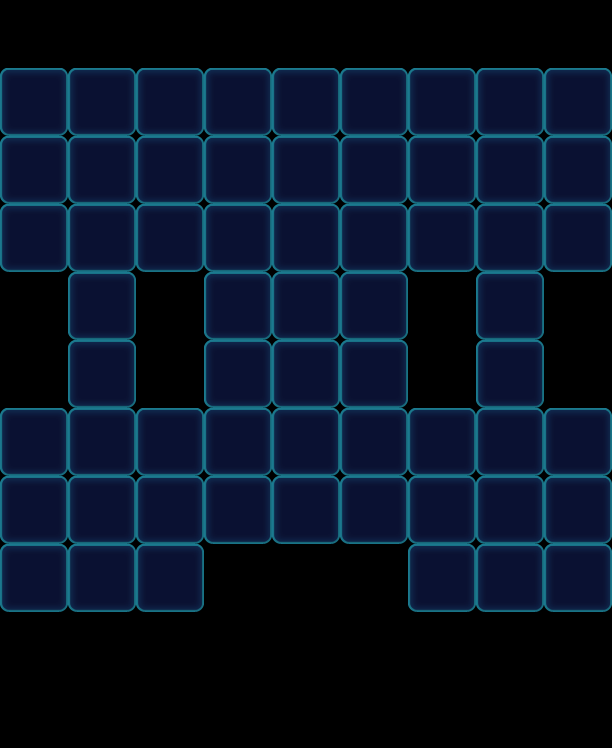

This game map was drawn from its Tiled (.tmx) file and the tilesets committed beside it. A one-line description and the trimmed map source follow:
An orthogonal 9x11 tile map with 68x68 px tiles, 1 tile layer (Valid), 2 tilesets and 84 objects (31x Floor, 19x Lock, 16x Monster, 9x Factory_Normal, 6x Stone, ...).

<map version="1.0" orientation="orthogonal" width="9" height="11" tilewidth="68" tileheight="68">
 <properties>
  <property name="Connect" value="03,06,1|23,26,1|63,66,1|83,86,1" />
 </properties>
 <tileset firstgid="1" name="game_grid1" tilewidth="68" tileheight="68">
  <image source="game_grid1.png" width="68" height="68" />
 </tileset>
 <tileset firstgid="2" name="map" tilewidth="68" tileheight="68">
  <image source="map.png" width="1024" height="1024" />
 </tileset>
 <layer name="Valid" width="9" height="11">
  <data>[99 cells, 61 non-empty, 1 distinct tile ids]</data>
 </layer>
 <objectgroup name="BottomObj" width="9" height="11">
  <object type="Floor" gid="33" x="408" y="612">
   <properties>
    <property name="Layers" value="2" />
   </properties>
  </object>
  <object type="Floor" gid="33" x="68" y="408">
   <properties>
    <property name="Layers" value="2" />
   </properties>
  </object>
  <object type="Floor" gid="33" x="544" y="476">
   <properties>
    <property name="Layers" value="2" />
   </properties>
  </object>
  <object type="Floor" gid="33" x="476" y="272">
   <properties>
    <property name="Layers" value="2" />
   </properties>
  </object>
  <object type="Floor" gid="33" x="68" y="272">
   <properties>
    <property name="Layers" value="2" />
   </properties>
  </object>
  <object type="Floor" gid="33" x="68" y="204">
   <properties>
    <property name="Layers" value="2" />
   </properties>
  </object>
  <object type="Floor" gid="33" x="476" y="408">
   <properties>
    <property name="Layers" value="2" />
   </properties>
  </object>
  <object type="Floor" gid="33" x="476" y="476">
   <properties>
    <property name="Layers" value="2" />
   </properties>
  </object>
  <object type="Floor" gid="33" x="476" y="340">
   <properties>
    <property name="Layers" value="2" />
   </properties>
  </object>
  <object type="Floor" gid="33" x="68" y="340">
   <properties>
    <property name="Layers" value="2" />
   </properties>
  </object>
  <object type="Floor" gid="33" x="68" y="476">
   <properties>
    <property name="Layers" value="2" />
   </properties>
  </object>
  <object type="Floor" gid="33" x="476" y="204">
   <properties>
    <property name="Layers" value="2" />
   </properties>
  </object>
  <object type="Floor" gid="33" x="0" y="476">
   <properties>
    <property name="Layers" value="2" />
   </properties>
  </object>
  <object type="Floor" gid="33" x="544" y="544">
   <properties>
    <property name="Layers" value="2" />
   </properties>
  </object>
  <object type="Floor" gid="33" x="0" y="612">
   <properties>
    <property name="Layers" value="2" />
   </properties>
  </object>
  <object type="Floor" gid="33" x="0" y="544">
   <properties>
    <property name="Layers" value="2" />
   </properties>
  </object>
  <object type="Floor" gid="33" x="68" y="544">
   <properties>
    <property name="Layers" value="2" />
   </properties>
  </object>
  <object type="Floor" gid="33" x="136" y="544">
   <properties>
    <property name="Layers" value="2" />
   </properties>
  </object>
  <object type="Floor" gid="33" x="476" y="544">
   <properties>
    <property name="Layers" value="2" />
   </properties>
  </object>
  <object type="Floor" gid="33" x="408" y="544">
   <properties>
    <property name="Layers" value="2" />
   </properties>
  </object>
  <object type="Floor" gid="33" x="68" y="612">
   <properties>
    <property name="Layers" value="2" />
   </properties>
  </object>
  <object type="Floor" gid="33" x="204" y="544">
   <properties>
    <property name="Layers" value="2" />
   </properties>
  </object>
  <object type="Floor" gid="33" x="272" y="544">
   <properties>
    <property name="Layers" value="2" />
   </properties>
  </object>
  <object type="Floor" gid="33" x="340" y="544">
   <properties>
    <property name="Layers" value="2" />
   </properties>
  </object>
  <object type="Floor" gid="33" x="544" y="612">
   <properties>
    <property name="Layers" value="2" />
   </properties>
  </object>
  <object type="Floor" gid="33" x="476" y="612">
   <properties>
    <property name="Layers" value="2" />
   </properties>
  </object>
  <object type="Floor" gid="33" x="136" y="612">
   <properties>
    <property name="Layers" value="2" />
   </properties>
  </object>
  <object type="Floor" gid="33" x="136" y="476">
   <properties>
    <property name="Layers" value="2" />
   </properties>
  </object>
  <object type="Floor" gid="33" x="408" y="476">
   <properties>
    <property name="Layers" value="2" />
   </properties>
  </object>
  <object type="Floor" gid="33" x="476" y="136">
   <properties>
    <property name="Layers" value="2" />
   </properties>
  </object>
  <object type="Floor" gid="33" x="68" y="136">
   <properties>
    <property name="Layers" value="2" />
   </properties>
  </object>
 </objectgroup>
 <objectgroup name="MiddleObj" width="9" height="11">
  <object name="Monster" type="Monster" gid="3" x="204" y="340">
   <properties>
    <property name="Color" value="Green" />
   </properties>
  </object>
  <object name="Monster" type="Monster" gid="2" x="272" y="340">
   <properties>
    <property name="Color" value="Blue" />
   </properties>
  </object>
  <object name="Monster" type="Monster" gid="17" x="340" y="340">
   <properties>
    <property name="Color" value="Purple" />
   </properties>
  </object>
  <object name="Monster" type="Monster" gid="18" x="204" y="408">
   <properties>
    <property name="Color" value="Pink" />
   </properties>
  </object>
  <object name="Monster" type="Monster" gid="17" x="340" y="408">
   <properties>
    <property name="Color" value="Purple" />
   </properties>
  </object>
  <object name="Monster" type="Monster" gid="17" x="204" y="476">
   <properties>
    <property name="Color" value="Purple" />
   </properties>
  </object>
  <object name="Monster" type="Monster" gid="19" x="340" y="476">
   <properties>
    <property name="Color" value="Yellow" />
   </properties>
  </object>
  <object name="Monster" type="Monster" gid="2" x="272" y="476">
   <properties>
    <property name="Color" value="Blue" />
   </properties>
  </object>
  <object name="Monster" type="Monster" gid="2" x="544" y="136">
   <properties>
    <property name="Color" value="Blue" />
   </properties>
  </object>
  <object name="Monster" type="Monster" gid="18" x="0" y="136">
   <properties>
    <property name="Color" value="Pink" />
   </properties>
  </object>
  <object name="Monster" type="Monster" gid="18" x="544" y="272">
   <properties>
    <property name="Color" value="Pink" />
   </properties>
  </object>
  <object name="Monster" type="Monster" gid="3" x="544" y="204">
   <properties>
    <property name="Color" value="Green" />
   </properties>
  </object>
  <object name="Monster" type="Monster" gid="3" x="0" y="272">
   <properties>
    <property name="Color" value="Green" />
   </properties>
  </object>
  <object name="Monster" type="Monster" gid="2" x="0" y="204">
   <properties>
    <property name="Color" value="Blue" />
   </properties>
  </object>
  <object name="Monster" type="Monster" gid="17" x="476" y="136">
   <properties>
    <property name="Color" value="Purple" />
   </properties>
  </object>
  <object name="Monster" type="Monster" gid="17" x="68" y="136">
   <properties>
    <property name="Color" value="Purple" />
   </properties>
  </object>
  <object name="13" type="Bomb" gid="17" x="476" y="544">
   <properties>
    <property name="BombTime" value="9" />
    <property name="Color" value="Purple" />
   </properties>
  </object>
  <object name="32" type="Bomb" gid="19" x="272" y="408">
   <properties>
    <property name="BombTime" value="9" />
    <property name="Color" value="Yellow" />
   </properties>
  </object>
  </objectgroup>
 <objectgroup color="#000000" name="TopObj" width="9" height="11">
  <!-- 34 objects omitted --></objectgroup>
</map>
<!-- 35 of 84 objects omitted -->
